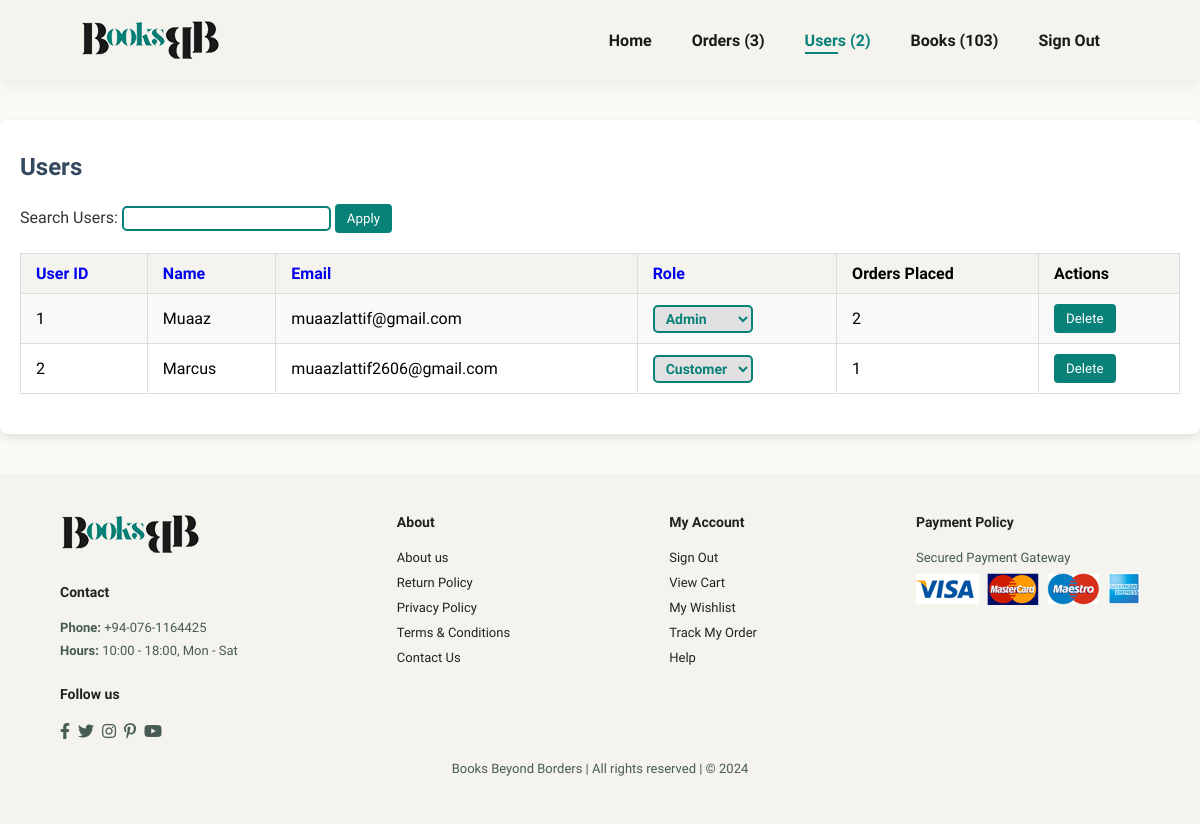
The page /admin/users.php (signed in) on the database its author committed.
### tables this page shows
CREATE TABLE IF NOT EXISTS `users` (
  `id` int NOT NULL AUTO_INCREMENT,
  `username` varchar(255) NOT NULL,
  `email` varchar(155) NOT NULL,
  `password` varchar(255) NOT NULL,
  `role` varchar(10) DEFAULT 'Customer',
  PRIMARY KEY (`id`),
  UNIQUE KEY `email` (`email`)
);

### admin/users.php (the view, shortened to what this page needs)
<?php
require 'header.php';
require_once '../include/db_connect.php';
function getUsers($conn, $search_term="", $sort_column = 'id', $sort_direction = 'ASC', $start_index = 0, $items_per_page = 10){
  $users = [];
  $sql = "SELECT id, username, email, role FROM users WHERE (username LIKE '%$search_term%' OR email LIKE '%$search_term%' OR role LIKE '%$search_term%')";
  $sql .= " ORDER BY $sort_column $sort_direction";
  $sql .= " LIMIT $start_index, $items_per_page";
 $result = $conn->query($sql);
     if ($result->num_rows > 0) {
          while ($row = $result->fetch_assoc()) {
               $users[] = $row;
          }
     }
    return $users;
}
function getOrdersPlacedCount($conn, $user_id) {
    $sql = "SELECT COUNT(id) AS total_orders FROM orders WHERE user_id = ?";
    $stmt = $conn->prepare($sql);
    $stmt->bind_param("i", $user_id);
    $stmt->execute();
    $result = $stmt->get_result();
    if ($result->num_rows > 0) {
        $row = $result->fetch_assoc();
        return $row['total_orders'];
    } else {
        return 0;
    }
}
$search_term = isset($_GET['search']) ? $_GET['search'] : '';
$sort_column = isset($_GET['sort']) ? $_GET['sort'] : 'id';
$sort_direction = isset($_GET['direction']) ? $_GET['direction'] : 'ASC';
$page = isset($_GET['page']) ? intval($_GET['page']) : 1;
$items_per_page = 10;
$start_index = ($page - 1) * $items_per_page;
$users = getUsers($conn, $search_term, $sort_column, $sort_direction, $start_index, $items_per_page);
?>
<!DOCTYPE html>
<html lang="en">
<head>
    <link rel="stylesheet" href="https://pro.fontawesome.com/releases/v5.10.0/css/all.css"/>
    <link rel="stylesheet" href="../assets/style.css">
</head>
<body>
<div class="account-container">
<div class="order-details">
        <h2>Users</h2>
        <form method="GET">
        Search Users: <input type="text" name="search" value="<?php echo htmlspecialchars($search_term); ?>">
        <button type="submit">Apply</button>
        </form>
    <table id="users-table" width="100%">
        <thead>
            <tr>
                <th><a href="?sort=id&direction=<?php echo ($sort_column == 'id' && $sort_direction == 'ASC') ? 'DESC' : 'ASC'; ?>">User ID</a></th>
                <th><a href="?sort=username&direction=<?php echo ($sort_column == 'username' && $sort_direction == 'ASC') ? 'DESC' : 'ASC'; ?>">Name</a></th>
                <th><a href="?sort=email&direction=<?php echo ($sort_column == 'email' && $sort_direction == 'ASC') ? 'DESC' : 'ASC'; ?>">Email</a></th>
                <th><a href="?sort=role&direction=<?php echo ($sort_column == 'role' && $sort_direction == 'ASC') ? 'DESC' : 'ASC'; ?>">Role</a></th>
                <th>Orders Placed</th>
                <th>Actions</th>
            </tr>
        </thead>
       <tbody>
    <?php if (empty($users)): ?>
        <tr>
            <td colspan="6">No users found.</td>
        </tr>
    <?php else: ?>
        <?php foreach ($users as $user): ?>
            <tr>
                <td><?php echo htmlspecialchars($user["id"]); ?></td>
                <td><?php echo htmlspecialchars($user["username"]); ?></td>
                <td><?php echo htmlspecialchars($user["email"]); ?></td>
                <td>
                    <form method="post">
                        <select name="new_role" onchange="this.form.submit()">
                            <option value="Customer" <?php if($user["role"] == 'Customer') echo 'selected'; ?>>Customer</option>
                            <option value="Admin" <?php if($user["role"] == 'Admin') echo 'selected'; ?>>Admin</option>
                    </form>
                </td>
                <td><?php echo htmlspecialchars(getOrdersPlacedCount($conn, $user["id"])); ?></td>
                 <td class = "actions">
                                <form method="post">
                                    <button type="submit" name="delete_user">Delete</button>
                                </form>
                </td>
            </tr>
        <?php endforeach; ?>
    <?php endif; ?>
</tbody>
</table>
        </div>
</div>
<?php include 'footer.php';
?>
</body>
</html>

### assets/style.css (style rules this page uses)
* { margin: 0; padding: 0; box-sizing: border-box; font-family: 'Spartan',sans-serif; }
html { scroll-behavior: smooth; overflow-x: hidden; }
h2 { font-size: 46px; line-height: 54px; color: #222; }
body { width: 100%; background-color: #faf9f6; }
@media screen and (max-width: 1200px) { h2 { font-size: 42px; } }
.account-container { max-width: 1200px; margin: 40px auto; padding: 20px; background-color: #ffffff; border-radius: 8px; box-shadow: 0 4px 8px rgba(0, 0, 0, 0.1); font-family: 'Arial', sans-serif; color: #333; }
.account-container h2 { font-size: 1.5rem; margin-bottom: 10px; color: #34495e; }
.purchase-history table, th, td { border: 1px solid #ddd; padding: 12px; text-align: left; }
.account-container a { text-decoration: none; }
.order-details table { padding-top: 20px; width: 100%; border-collapse: collapse; margin: 20px 0; }
.order-details table th { background-color: #f4f3ee; color: black; }
.order-details table th, .order-details table td { border: 1px solid #ddd; padding: 10px 15px; text-align: left; }
.order-details table tr:nth-child(odd) { background-color: #f9f9f9; }
#checkout table, th, td { border: 1px solid #ddd; padding: 12px; text-align: left; }

### admin/users.php (style rules this page uses)
button { background-color: #088178; color: white; padding: 7px 12px; border: none; border-radius: 4px; cursor: pointer; }
input { padding: 3px 7px; border: 2px solid #088178; border-radius: 5px; }
select { padding: 3px 7px; font-size: 14px; border: 2px solid #088178; border-radius: 5px; background-color: #e1e1e1; color: #088178; font-weight: bold; cursor: pointer; outline: none; transition: all 0.3s ease; }

### rows shown on the page
users: id "1", username "Muaaz", email "muaazlattif@gmail.com", new_role "Admin", id "2"
users: id "2", username "Marcus", email "muaazlattif2606@gmail.com", new_role "Customer", id "1"

### other values the page prints
$orders_count "3"
$users_count "2"
$books_count "103"
